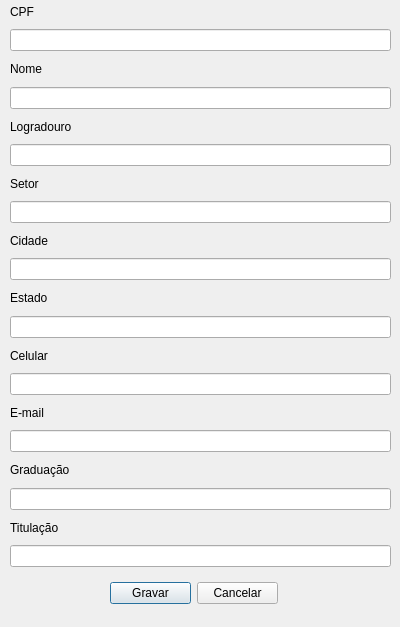
<?xml version="1.0" encoding="UTF-8"?>
<ui version="4.0">
 <class>FormCadastroProfessor</class>
 <widget class="QDialog" name="FormCadastroProfessor">
  <property name="geometry">
   <rect>
    <x>0</x>
    <y>0</y>
    <width>400</width>
    <height>627</height>
   </rect>
  </property>
  <property name="windowTitle">
   <string>Dialog</string>
  </property>
  <widget class="QWidget" name="layoutWidget">
   <property name="geometry">
    <rect>
     <x>110</x>
     <y>580</y>
     <width>168</width>
     <height>27</height>
    </rect>
   </property>
   <layout class="QHBoxLayout" name="horizontalLayout">
    <item>
     <widget class="QPushButton" name="btn_gravar">
      <property name="text">
       <string>Gravar</string>
      </property>
     </widget>
    </item>
    <item>
     <widget class="QPushButton" name="btn_cancelar">
      <property name="text">
       <string>Cancelar</string>
      </property>
     </widget>
    </item>
   </layout>
  </widget>
  <widget class="QWidget" name="layoutWidget_2">
   <property name="geometry">
    <rect>
     <x>10</x>
     <y>0</y>
     <width>381</width>
     <height>567</height>
    </rect>
   </property>
   <layout class="QVBoxLayout" name="verticalLayout">
    <item>
     <widget class="QLabel" name="label">
      <property name="text">
       <string>CPF</string>
      </property>
     </widget>
    </item>
    <item>
     <widget class="QLineEdit" name="cpf_cadastro"/>
    </item>
    <item>
     <widget class="QLabel" name="label_2">
      <property name="text">
       <string>Nome</string>
      </property>
     </widget>
    </item>
    <item>
     <widget class="QLineEdit" name="nome_cadastro"/>
    </item>
    <item>
     <widget class="QLabel" name="label_3">
      <property name="text">
       <string>Logradouro</string>
      </property>
     </widget>
    </item>
    <item>
     <widget class="QLineEdit" name="logradouro_cadastro"/>
    </item>
    <item>
     <widget class="QLabel" name="label_4">
      <property name="text">
       <string>Setor</string>
      </property>
     </widget>
    </item>
    <item>
     <widget class="QLineEdit" name="setor_cadastro"/>
    </item>
    <item>
     <widget class="QLabel" name="label_5">
      <property name="text">
       <string>Cidade</string>
      </property>
     </widget>
    </item>
    <item>
     <widget class="QLineEdit" name="cidade_cadastro"/>
    </item>
    <item>
     <widget class="QLabel" name="label_6">
      <property name="text">
       <string>Estado</string>
      </property>
     </widget>
    </item>
    <item>
     <widget class="QLineEdit" name="estado_cadastro"/>
    </item>
    <item>
     <widget class="QLabel" name="label_7">
      <property name="text">
       <string>Celular</string>
      </property>
     </widget>
    </item>
    <item>
     <widget class="QLineEdit" name="celular_cadastro"/>
    </item>
    <item>
     <widget class="QLabel" name="label_8">
      <property name="text">
       <string>E-mail</string>
      </property>
     </widget>
    </item>
    <item>
     <widget class="QLineEdit" name="email_cadastro"/>
    </item>
    <item>
     <widget class="QLabel" name="label_9">
      <property name="text">
       <string>Graduação</string>
      </property>
     </widget>
    </item>
    <item>
     <widget class="QLineEdit" name="graduacao_cadastro"/>
    </item>
    <item>
     <widget class="QLabel" name="label_10">
      <property name="text">
       <string>Titulação</string>
      </property>
     </widget>
    </item>
    <item>
     <widget class="QLineEdit" name="titulaco_cadastro"/>
    </item>
   </layout>
  </widget>
 </widget>
 <resources/>
 <connections/>
</ui>
